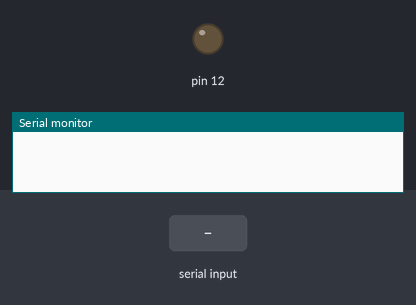
Bench run of a sketch on a simulated Arduino Uno, built with avr-gcc and run on an emulated ATmega328P. On the bench: output pins drawn as LEDs (lit = HIGH), the last lines printed to the serial monitor. The inputs (shaded band) are chosen by the test bench.

Above: at 1.2 s.
1.3 s: "0" received over Serial
At 2.1 s:
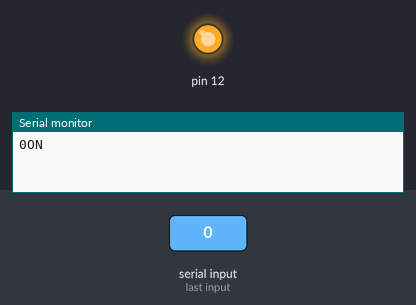
2.8 s: "1" received over Serial
At 3.3 s:
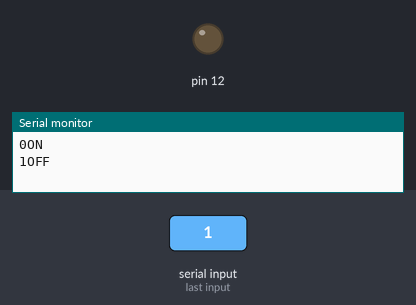
Timing chart, 0 to 5.8 s (numbered marks = the images above; inputs shaded):
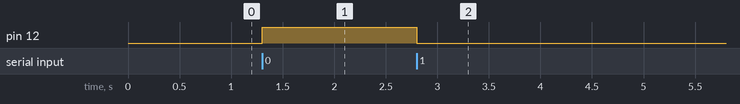

Measured:
- after the input at 1.3 s, pin 12: LOW → HIGH at once
- after the input at 2.8 s, pin 12: HIGH → LOW at once

The sketch:

serial_ard_to_py.ino
```cpp
void setup() {

Serial.begin(115200);
//Serial.println("Initialization");
pinMode(12,OUTPUT);
digitalWrite(12, LOW);
//Serial.println("Initialization complete!");

}
char state =0;
void loop() {

if (Serial.available()) {
  state=Serial.read();
  Serial.print(state);
  if(state=='1'){
    Serial.println("OFF");
    digitalWrite(12,LOW);

  }else if(state=='0') {

    Serial.println("ON");
    digitalWrite(12,HIGH);

       }
 }

}
```
